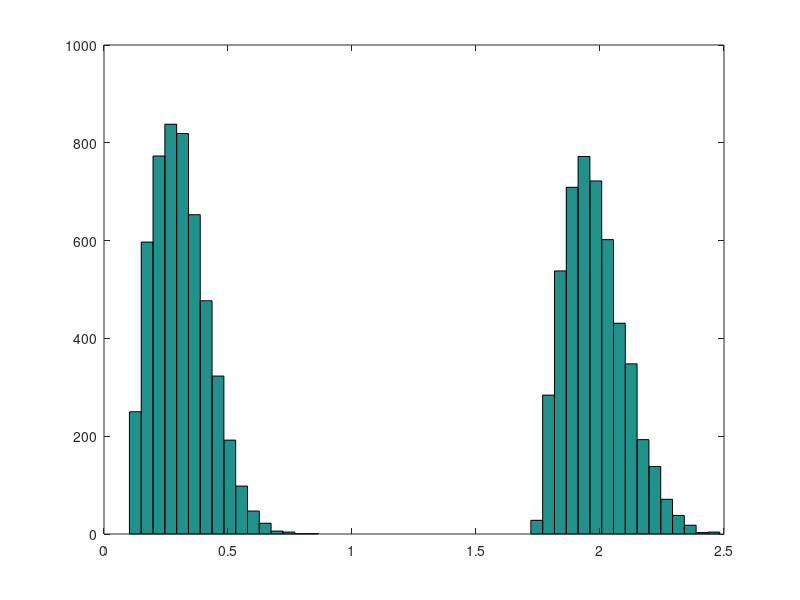
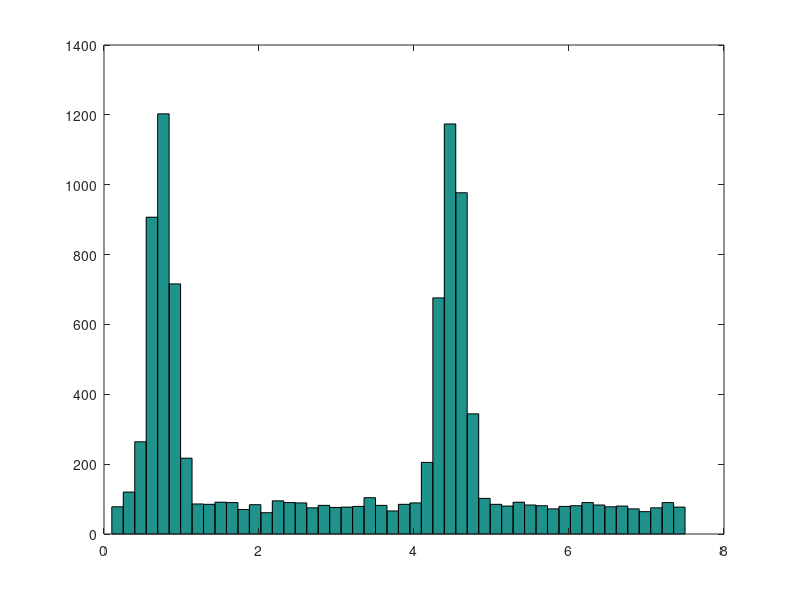
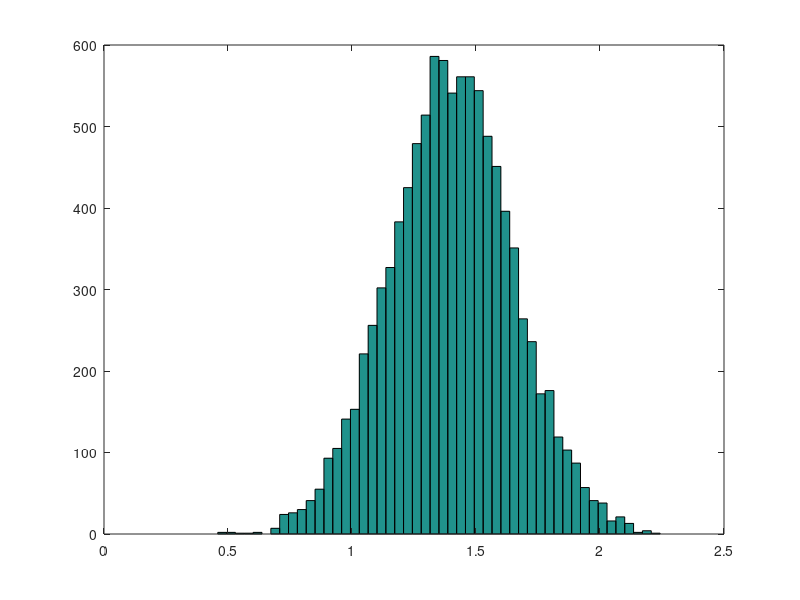
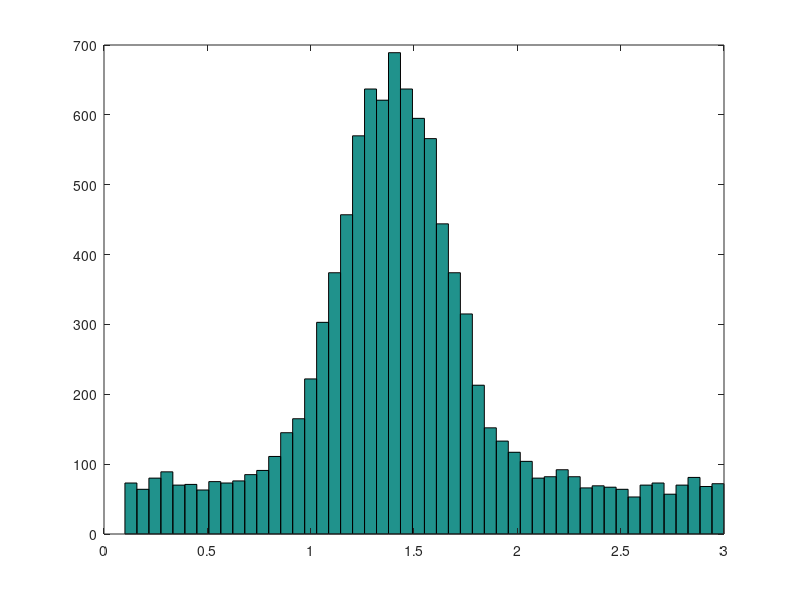

These figures' MATLAB source, in order:
%% Shadlen bimodal failure distribution

NumTrials = 10000;
ITIs1 = random('Rayleigh',1/6,1,NumTrials) + 0.1;
ITIs2 = random('Rayleigh',1/sqrt(30),1,NumTrials) + 1.75;
rr = round(rand(1,NumTrials));
ITIs = rr .* ITIs1 + (1 - rr) .* ITIs2;
ITIMin = min(ITIs);
ITIMax = max(ITIs);

figure
hist(ITIs,50)

%% My bimodal failure distribution

NumTrials = 10000;
ITIMin = 0.1;
ITIMax = 7.5;
mng1 = 0.75;   % parameters for the Gaussians
mng2 = 4.5;
sdg = 0.15;
pmx1 = 0.3;   % mixing probabilities
pmx2 = 0.3;
pmx3 = 1 - pmx1 - pmx2;

ITIs1 = random('Normal',mng1,sdg,1,NumTrials);
while any(ITIs1>ITIMax) | any(ITIs1<ITIMin)
    inx = ITIs1 > ITIMax  | ITIs1 < ITIMin;
    ITIs1(inx) = random('Normal',mng1,sdg,1,sum(inx));
end
ITIs2 = random('Normal',mng2,sdg,1,NumTrials);
while any(ITIs2>ITIMax) | any(ITIs2<ITIMin)
    inx = ITIs2 > ITIMax  | ITIs2 < ITIMin;
    ITIs2(inx) = random('Normal',mng2,sdg,1,sum(inx));
end
ITIs3 = random('Uniform',ITIMin,ITIMax,1,NumTrials);
prr = rand(1,NumTrials);
rr = zeros(3,NumTrials);
rr(1,prr<pmx1) = 1;
rr(2,prr>=pmx1&prr<(pmx1+pmx2)) = 1;
rr(3,prr>=(pmx1+pmx2)) = 1;
ITIs = rr(1,:) .* ITIs1 + rr(2,:) .* ITIs2 + rr(3,:) .* ITIs3;
ITIMin = min(ITIs);
ITIMax = max(ITIs);

figure
hist(ITIs,50)

%% My unimodal failure distribution

NumTrials = 10000;
ITIMin = 0.1;
ITIMax = 3;
mng = 1.4;   % parameters for the Gaussian
sdg = 0.25;

ITIs = random('Normal',mng,sdg,1,NumTrials);
while any(ITIs>ITIMax) | any(ITIs<ITIMin)
    inx = ITIs > ITIMax  | ITIs < ITIMin;
    ITIs(inx) = random('Normal',mng,sdg,1,sum(inx));
end

figure
hist(ITIs,50)

%% My unimodal failure distribution #2

NumTrials = 10000;
ITIMin = 0.1;
ITIMax = 3;
mng = 1.4;   % parameters for the Gaussian
sdg = 0.25;
pmx1 = 0.65;   % mixing probabilities
pmx2 = 1 - pmx1;

ITIs1 = random('Normal',mng,sdg,1,NumTrials);
while any(ITIs1>ITIMax) | any(ITIs1<ITIMin)
    inx = ITIs1 > ITIMax  | ITIs1 < ITIMin;
    ITIs1(inx) = random('Normal',mng,sdg,1,sum(inx));
end
ITIs2 = random('Uniform',ITIMin,ITIMax,1,NumTrials);
prr = rand(1,NumTrials);
rr = zeros(2,NumTrials);
rr(1,prr<pmx1) = 1;
rr(2,prr>=pmx1) = 1;
ITIs = rr(1,:) .* ITIs1 + rr(2,:) .* ITIs2;
ITIMin = min(ITIs);
ITIMax = max(ITIs);

figure
hist(ITIs,50)

%% My exponential failure distribution

ITIMean = 1.4;
ITIMin = 0.1;
ITIMax = 5;
NumTrials = 10000;

ITIMean2 = ITIMean - ITIMin;
ITIMax2 = ITIMax - ITIMin;

temp = exprnd(ITIMean2,NumTrials,1);
while any(temp>ITIMax2)
    inx = temp > ITIMax2;
    temp(inx) = exprnd(ITIMean2,sum(inx),1);
end
temp = temp + ITIMin;
ITIs = temp';

%% Failure density function

dt = 0.05;
times = ITIMin-dt:dt:ITIMax+dt;
cnts = (times(1:end-1) + times(2:end)) / 2;
ft = histc(ITIs,times);
ft = ft(1:end-1);
ft = ft / sum(ft);
figure
bar(cnts,ft)

%% Hazard rate

Ft = cumsum(ft);
Rt = 1 - Ft;
ht = (Rt(1:end-1) - Rt(2:end)) ./ (dt * Rt(1:end-1));
figure
plot(cnts(1:end-1),ht)

%% Subjective hazard rate

% Convolution of the failure density function with a time-dependent Gaussian
Phi = 0.26;
% Phi = 0.36;
intfg = zeros(size(cnts));
tau = cnts;
cntr = 1;   % counter
cnts2 = [cnts cnts(end)+dt:dt:cnts(end)+5000*dt];
for t = cnts2
    fg = ft .* exp(-(tau-t).^2/(2*Phi^2*t^2));
    intfg(cntr) = sum(fg*dt);
    cntr = cntr + 1;
end
fwt = 1 ./ (Phi * cnts2 * sqrt(2*pi)) .* intfg;
fwt = fwt / sum(fwt);

% Subjective hazard rate
Fwt = cumsum(fwt);
Rwt = 1 - Fwt;
hwt = (Rwt(1:end-1) - Rwt(2:end)) ./ (dt * Rwt(1:end-1));
figure
plot(cnts2(1:end-1),hwt)
xlim([0 7])